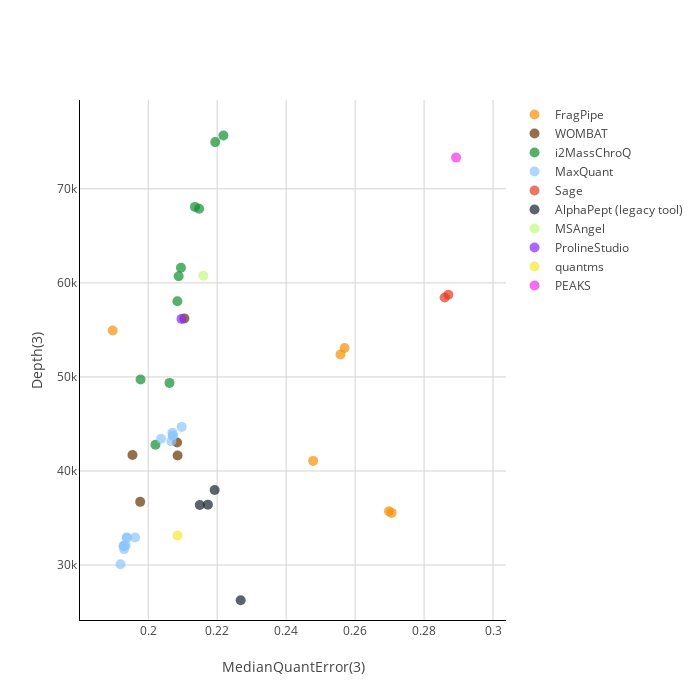

Notebook source saved alongside this figure:
### Code cell
plot = plot_performance_metrics(
    all_datapoints,
    metric="Median",
    min_quant=3,
    autoscale=True
)
plot.write_image("figures_manuscript/median_abs_overview_qexactive.svg")

plot

### Figure 1 — Plotly figure (JSON) as saved in the notebook; plotly's stock layout.template omitted (floating-point values rounded to 4 significant figures)
{"data": [{"hovertext": ["ProteoBench ID: FragPipe_20250725_123401<br>Software tool: FragPipe 22.0<br>Comment (private submission): ...", "ProteoBench ID: FragPipe_20250725_123503<br>Software tool: FragPipe 22.1-build02<br>Comment (private submission): ...", "ProteoBench ID: FragPipe_20250725_123836<br>Software tool: FragPipe 23.0<br>Comment (private submission): ...", "ProteoBench ID: FragPipe_20250725_124020<br>Software tool: FragPipe 22.1-build02<br>Comment (private submission): ...", "ProteoBench ID: FragPipe_20250725_124329<br>Software tool: FragPipe 22.0<br>Comment (private submission): ...", "ProteoBench ID: FragPipe_20250725_124404<br>Software tool: FragPipe 22.0<br>Comment (private submission): ..."], "marker": {"color": ["#F89008", "#F89008", "#F89008", "#F89008", "#F89008", "#F89008"], "showscale": false, "size": [10, 10, 10, 10, 10, 10]}, "mode": "markers", "name": "FragPipe", "type": "scatter", "x": [0.2478, 0.2698, 0.1897, 0.2706, 0.2569, 0.2558], "y": [41072, 35709, 54941, 35545, 53082, 52398]}, {"hovertext": ["ProteoBench ID: WOMBAT_20250725_123414<br>Software tool: WOMBAT 0.9.11<br>Comment (private submission): ...", "ProteoBench ID: WOMBAT_20250725_123550<br>Software tool: WOMBAT 0.9.11<br>Comment (private submission): ...", "ProteoBench ID: WOMBAT_20250725_124110<br>Software tool: WOMBAT 0.9.11<br>Comment (private submission): ...", "ProteoBench ID: WOMBAT_20250725_124450<br>Software tool: WOMBAT 0.9.11<br>Comment (private submission): ...", "ProteoBench ID: WOMBAT_20250725_124503<br>Software tool: WOMBAT 0.9.11<br>Comment (private submission): ..."], "marker": {"color": ["#663200", "#663200", "#663200", "#663200", "#663200"], "showscale": false, "size": [10, 10, 10, 10, 10]}, "mode": "markers", "name": "WOMBAT", "type": "scatter", "x": [0.2085, 0.2105, 0.1954, 0.1977, 0.2084], "y": [41649, 56223, 41691, 36719, 43031]}, {"hovertext": ["ProteoBench ID: i2MassChroQ_20250725_123432<br>Software tool: i2MassChroQ 1.0.18<br>Comment (private submission): ...", "ProteoBench ID: i2MassChroQ_20250725_123519<br>Software tool: i2MassChroQ 1.2.0<br>Comment (private submission): ...", "ProteoBench ID: i2MassChroQ_20250725_123625<br>Software tool: i2MassChroQ 1.0.16<br>Comment (private submission): ...", "ProteoBench ID: i2MassChroQ_20250725_123731<br>Software tool: i2MassChroQ 1.2.1<br>Comment (private submission): ...", "ProteoBench ID: i2MassChroQ_20250725_123906<br>Software tool: i2MassChroQ 1.2.1<br>Comment (private submission): ...", "ProteoBench ID: i2MassChroQ_20250725_123924<br>Software tool: i2MassChroQ 1.0.18<br>Comment (private submission): ...", "ProteoBench ID: i2MassChroQ_20250725_124101<br>Software tool: i2MassChroQ 1.0.16<br>Comment (private submission): ...", "ProteoBench ID: i2MassChroQ_20250725_124202<br>Software tool: i2MassChroQ 1.2.4<br>Comment (private submission): ...", "ProteoBench ID: i2MassChroQ_20250725_124310<br>Software tool: i2MassChroQ 1.2.1<br>Comment (private submission): ...", "ProteoBench ID: i2MassChroQ_20250725_124441<br>Software tool: i2MassChroQ 1.2.0<br>Comment (private submission): ..."], "marker": {"color": ["#108E2E", "#108E2E", "#108E2E", "#108E2E", "#108E2E", "#108E2E", "#108E2E", "#108E2E", "#108E2E", "#108E2E"], "showscale": false, "size": [10, 10, 10, 10, 10, 10, 10, 10, 10, 10]}, "mode": "markers", "name": "i2MassChroQ", "type": "scatter", "x": [0.2147, 0.1978, 0.2062, 0.2194, 0.2088, 0.2095, 0.2218, 0.2085, 0.2021, 0.2136], "y": [67891, 49728, 49365, 74969, 60711, 61603, 75663, 58045, 42794, 68081]}, {"hovertext": ["ProteoBench ID: MaxQuant_20250725_123448<br>Software tool: MaxQuant 2.3.1.0<br>Comment (private submission): ...", "ProteoBench ID: MaxQuant_20250725_123535<br>Software tool: MaxQuant 1.5.2.8<br>Comment (private submission): ...", "ProteoBench ID: MaxQuant_20250725_123608<br>Software tool: MaxQuant 1.5.8.2<br>Comment (private submission): ...", "ProteoBench ID: MaxQuant_20250725_123643<br>Software tool: MaxQuant 1.5.3.30<br>Comment (private submission): ...", "ProteoBench ID: MaxQuant_20250725_123658<br>Software tool: MaxQuant 2.1.4.0<br>Comment (private submission): ...", "ProteoBench ID: MaxQuant_20250725_123712<br>Software tool: MaxQuant 2.1.4.0<br>Comment (private submission): ...", "ProteoBench ID: MaxQuant_20250725_123757<br>Software tool: MaxQuant 2.5.1.0<br>Comment (private submission): ...", "ProteoBench ID: MaxQuant_20250725_123815<br>Software tool: MaxQuant 1.5.3.30<br>Comment (private submission): ...", "ProteoBench ID: MaxQuant_20250725_123849<br>Software tool: MaxQuant 2.4.13.0<br>Comment (private submission): ...", "ProteoBench ID: MaxQuant_20250725_123951<br>Software tool: MaxQuant 2.1.3.0<br>Comment (private submission): ...", "ProteoBench ID: MaxQuant_20250725_124005<br>Software tool: MaxQuant 2.1.3.0<br>Comment (private submission): ...", "ProteoBench ID: MaxQuant_20250725_124127<br>Software tool: MaxQuant 1.5.8.2<br>Comment (private submission): ...", "ProteoBench ID: MaxQuant_20250725_124144<br>Software tool: MaxQuant 1.6.3.3<br>Comment (private submission): ...", "ProteoBench ID: MaxQuant_20250725_124421<br>Software tool: MaxQuant 1.5.3.30<br>Comment (private submission): ...", "ProteoBench ID: MaxQuant_20250725_124518<br>Software tool: MaxQuant 2.1.3.0<br>Comment (private submission): ..."], "marker": {"color": ["#8bc6fd", "#8bc6fd", "#8bc6fd", "#8bc6fd", "#8bc6fd", "#8bc6fd", "#8bc6fd", "#8bc6fd", "#8bc6fd", "#8bc6fd", "#8bc6fd", "#8bc6fd", "#8bc6fd", "#8bc6fd", "#8bc6fd"], "showscale": false, "size": [10, 10, 10, 10, 10, 10, 10, 10, 10, 10, 10, 10, 10, 10, 10]}, "mode": "markers", "name": "MaxQuant", "type": "scatter", "x": [0.2037, 0.1962, 0.2067, 0.2097, 0.2071, 0.1929, 0.193, 0.1938, 0.192, 0.2071, 0.1929, 0.193, 0.1934, 0.1938, 0.207], "y": [43426, 32935, 43170, 44686, 43766, 32032, 32034, 32936, 30086, 43765, 32032, 31676, 32077, 32892, 44076]}, {"hovertext": ["ProteoBench ID: Sage_20250725_123744<br>Software tool: Sage 0.14.6<br>Comment (private submission): ...", "ProteoBench ID: Sage_20250725_124230<br>Software tool: Sage 0.14.6<br>Comment (private submission): ..."], "marker": {"color": ["#E43924", "#E43924"], "showscale": false, "size": [10, 10]}, "mode": "markers", "name": "Sage", "type": "scatter", "x": [0.286, 0.287], "y": [58445, 58744]}, {"hovertext": ["ProteoBench ID: AlphaPept_20250725_123937<br>Software tool: AlphaPept 0.5.0<br>Comment (private submission): ...", "ProteoBench ID: AlphaPept_20250725_124037<br>Software tool: AlphaPept 0.5.3<br>Comment (private submission): ...", "ProteoBench ID: AlphaPept_20250725_124217<br>Software tool: AlphaPept 0.5.3<br>Comment (private submission): ...", "ProteoBench ID: AlphaPept_20250725_124345<br>Software tool: AlphaPept 0.5.0<br>Comment (private submission): ..."], "marker": {"color": ["#17212b", "#17212b", "#17212b", "#17212b"], "showscale": false, "size": [10, 10, 10, 10]}, "mode": "markers", "name": "AlphaPept (legacy tool)", "type": "scatter", "x": [0.2268, 0.2173, 0.215, 0.2192], "y": [26255, 36421, 36379, 37969]}, {"hovertext": ["ProteoBench ID: MSAngel_20250725_124255<br>Software tool: MSAngel 2.2.10<br>Comment (private submission): ..."], "marker": {"color": ["#C0FA7D"], "showscale": false, "size": [10]}, "mode": "markers", "name": "MSAngel", "type": "scatter", "x": [0.216], "y": [60766]}, {"hovertext": ["ProteoBench ID: ProlineStudio_20250725_124542<br>Software tool: ProlineStudio 2.3.0-SNAPSHOT_2024-09-11T06:45:20Z_jenkins<br>Comment (private submission): ..."], "marker": {"color": ["#8b26ff"], "showscale": false, "size": [10]}, "mode": "markers", "name": "ProlineStudio", "type": "scatter", "x": [0.2096], "y": [56170]}, {"hovertext": ["ProteoBench ID: quantms_20250725_124555<br>Software tool: quantms v1.3.1dev-g70337bc<br>Comment (private submission): ..."], "marker": {"color": ["#f5e830"], "showscale": false, "size": [10]}, "mode": "markers", "name": "quantms", "type": "scatter", "x": [0.2085], "y": [33133]}, {"hovertext": ["ProteoBench ID: PEAKS_20250725_124614<br>Software tool: PEAKS 13 20250520<br>Comment (private submission): ..."], "marker": {"color": ["#f032e6"], "showscale": false, "size": [10]}, "mode": "markers", "name": "PEAKS", "type": "scatter", "x": [0.2893], "y": [73321]}], "layout": {"annotations": [{"font": {"color": "rgba(0,0,0,0.1)", "size": 50}, "showarrow": false, "text": "", "x": 0.5, "xref": "paper", "y": 0.5, "yref": "paper"}], "clickmode": "event+select", "height": 700, "width": 700, "xaxis": {"gridcolor": "lightgray", "gridwidth": 1, "linecolor": "black", "range": [0.1802, 0.3038], "showgrid": true, "title": {"text": "MedianQuantError(3)"}}, "yaxis": {"gridcolor": "lightgray", "gridwidth": 1, "linecolor": "black", "range": [24150.0, 79450.0], "showgrid": true, "title": {"text": "Depth(3)"}}}}
